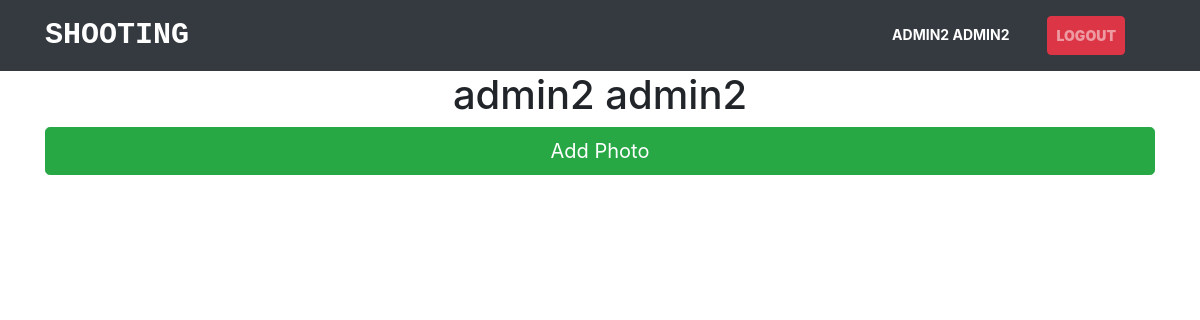
The app's page /cart-profile.php?userID=2 (signed in), older data.
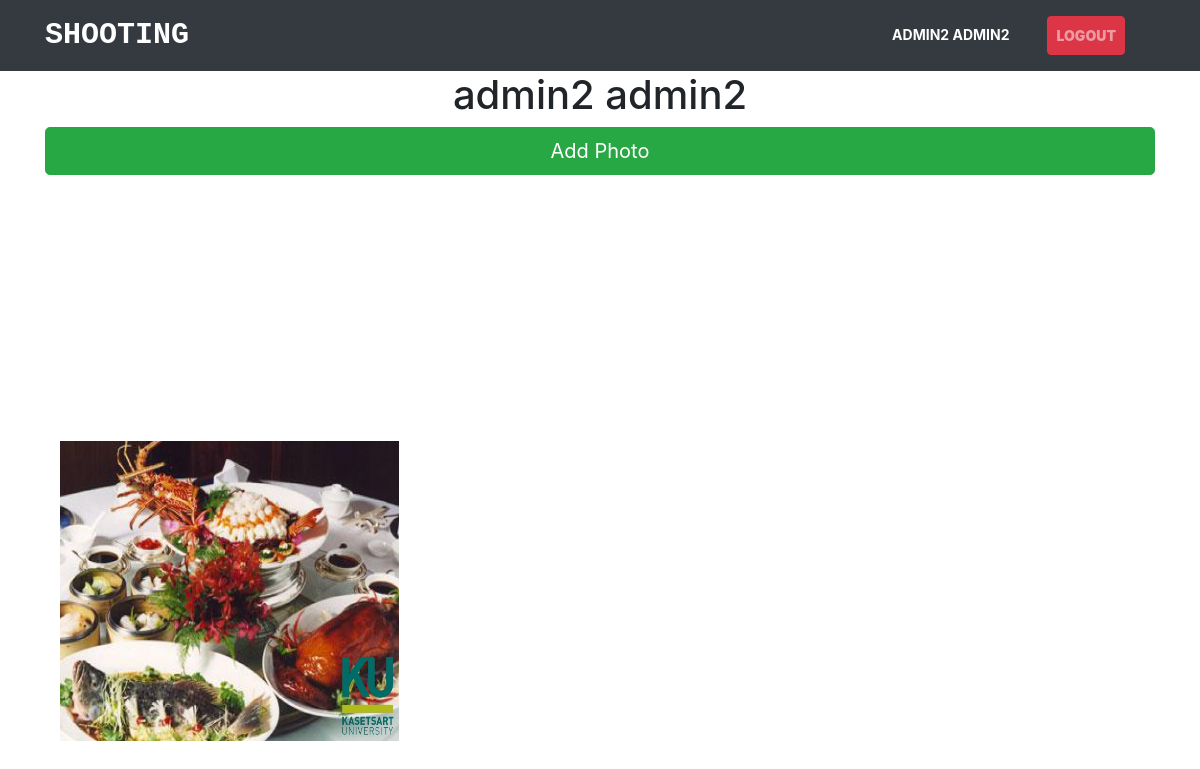
The same page, newer data.
### tables this page shows
CREATE TABLE `photo` (
  `img_id` int(11) NOT NULL,
  `img_name` varchar(1000) NOT NULL,
  `img_path` varchar(1000) NOT NULL,
  `img_type` varchar(10) NOT NULL,
  `img_title` varchar(100) NOT NULL,
  `img_watermark` varchar(1000) NOT NULL,
  `user_id` int(11) NOT NULL
);

### cart-profile.php (the view, shortened to what this page needs)
<?php
require ("connection.php");
    $user_id = $_GET['userID'];
    $user_own = $db->prepare("select * from member where user_id = '$user_id'");
    $user_own->execute();
    $user_own = $user_own->fetch(PDO::FETCH_ASSOC);
$username = $_SESSION['username'];
$user_stmt = $db->prepare("select * from member where username = '$username'");
$user_stmt->execute();
$user = $user_stmt->fetch(PDO::FETCH_ASSOC);
?>
<html>
<head>
    <link rel="stylesheet" href="css/style.css">
    <link rel="stylesheet" href="css/lightbox.css">
    <link rel="stylesheet" href="https://cdn.jsdelivr.net/npm/bootstrap@4.5.3/dist/css/bootstrap.min.css">
</head>
<body>
<nav class="navbar navbar-expand-lg navbar-dark bg-dark">
    <div class="container">
        <a class="navbar-brand" href="index.php"><strong style="font-family: monospace;font-size: 30px">SHOOTING</strong></a>
        <div class="col-auto">
            <div class="collapse navbar-collapse" id="navbarSupportedContent">
                <ul class="navbar-nav mr-auto">
                    <li class="nav-item active">
                        <a class="nav-link" href="cart-profile.php?userID=<?php echo $user['user_id']?>">
                            <?php
                            echo $user['firstname']." ".$user['lastname'];
                            ?>
                        </a>
                    </li>
                    <li class="nav-item">
                        <a href="index.php?logout=1" class="nav-link btn btn-danger"><strong>Logout</strong></a>
                    </li>
                </ul>
            </div>
        </div>
    </div>
</nav>
<h1 class="text-center"> <?php echo $user_own["firstname"]." ".$user_own["lastname"]; ?></h1>
<div class="container">
    <?php
    if($_SESSION['username'] == $user_own['username']){
        ?>
        <a href="upload-photo.php" class="btn btn-success btn-lg btn-block">Add Photo</a>
        <?php
    }
    ?>
<section class="photo">
    <div class="container">
        <div class="photo-grid">
            <?php
            $stmt = $db->prepare("SELECT * FROM photo  where user_id = {$user_own["user_id"]} ORDER BY img_id DESC");
            if($stmt->execute()){
                while($img = $stmt->fetch(PDO::FETCH_ASSOC)){
                    ?>
                    <div class="photo-grid--item">
                        <a href="cart-image.php?id=<?php echo $img['img_id'];?>">
                            <img src="<?php echo $img['img_watermark']?>" alt="">
                        </a>
                    </div>
                    <?php
                }
            }
            ?>
        </div>
    </div>
</section>
</div>
</body>
</html>

Row changes from the older to the newer data that the page shows:
added photo: img_watermark (picture)
